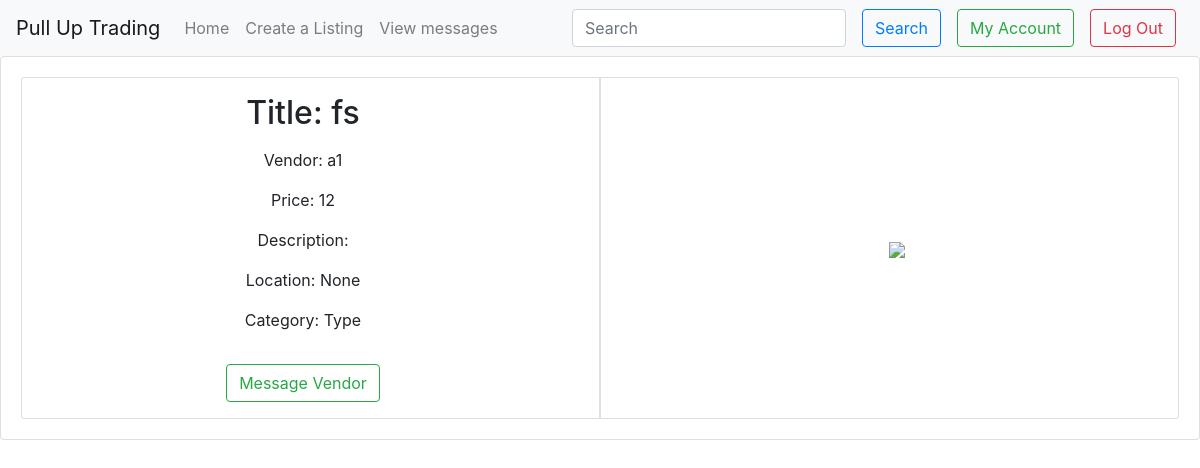
Before: /listings/U4L1 (signed in) with the older database file.
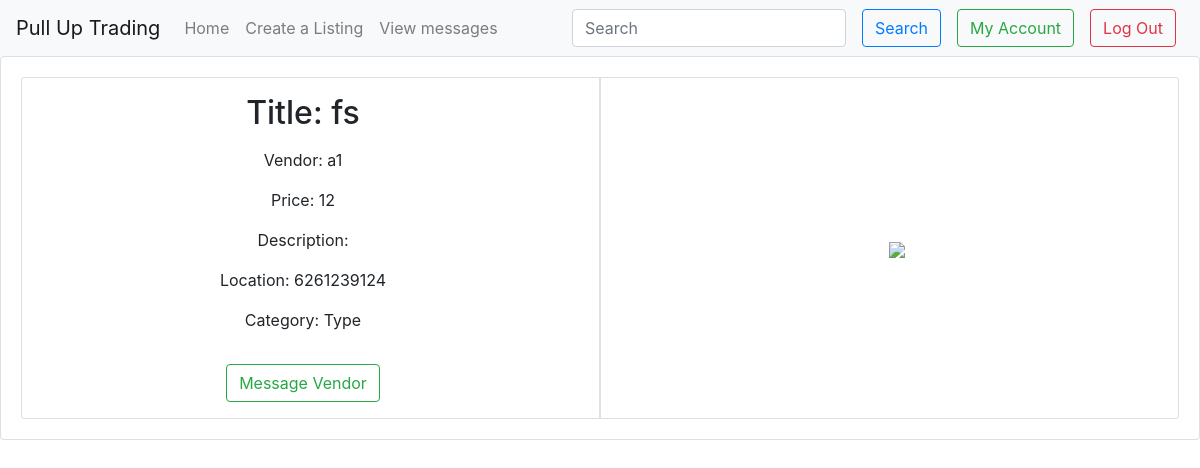
After: the same page with the newer database file.
### tables this page shows
CREATE TABLE users(id integer, username text, password text, location text, contactInfo text);

### __init__.py (the view, shortened to what this page needs)
@app.route('/listings/<listingID>', methods=['GET','POST'])
def viewListing(listingID):
    arr = listingID[1:].split('L')
    listingInfo = getListing(int(arr[0]), int(arr[1]))
    return render_template("viewListing.html", listing=listingInfo)

### data/dbfunc.py (called while the page is built)
def getUserInfo(user):
    db = sqlite3.connect(DB_FILE)
    c = db.cursor()
    if isinstance(user, str):
        arr = c.execute('SELECT * FROM users WHERE username=\"{}\";'.format(user)).fetchall()
    else:
        arr = c.execute('SELECT * FROM users WHERE id={};'.format(user)).fetchall()
    if len(arr)>0:
        return arr[0]
    return []

def getListing(userID, listingID):
    db = sqlite3.connect(DB_FILE)
    c = db.cursor()
    arr=c.execute('SELECT * FROM listings WHERE userID={} AND id={};'.format(userID, listingID)).fetchall()[0]
    entry = {}
    entry['title'] = arr[2]
    entry['vendor'] = getUserInfo(arr[1])[1]
    entry['imagesrc'] = 'static/images/' + arr[6]
    entry['location'] = getUserInfo(arr[1])[4]
    entry['price'] = arr[5]
    entry['type'] = arr[3]
    if arr[7] != -1:
        entry['purchasedBy'] = getUserInfo(arr[7])[1]
    print(entry)
    return entry

### templates/viewListing.html (shortened to what this page needs)
{% extends "base.html" %}
{% block body %}
    <div class="row">
        <div class="col">
            <div class="list">
                <div class="list-item my-3">
                    <h2 {% if 'purchasedBy' in listing %} class="text-danger" {% endif %}> Title: {{ listing['title'] }}</h2>
                </div>
                <div class="list-item my-3">
                    <p> Vendor: {{ listing['vendor'] }} </p>
                </div>
                <div class="list-item my-3">
                    <p> Price: {{ listing['price'] }} </p>
                </div>
                <div class="list-item my-3">
                    <p> Description: {{ listing['description'] }} </p>
                </div>
                <div class="list-item my-3">
                    <p> Location: {{ listing['location'] }} </p>
                </div>
                <div class="list-item my-3">
                    <p> Category: {{ listing['type'] }} </p>
                </div>
            </div>
            {% if 'username' in session %}
                {% if listing['vendor'] != session['username'] %}
                    <a id="message" class="btn btn-outline-success my-3" href="{{url_for('message',otheruser=listing['vendor'])}}">Message Vendor</a>
                {% endif %}
            {% endif %}
        </div>
        <div class="border"></div>
        <div class="col my-auto mx-auto">
            <image src="../{{ listing['imagesrc'] }}"></image>
        </div>
    </div
{% endblock %}

Changed rows visible on the page:
changed users: location (not shown) → "6261239124"
Other visible differences:
{{ listing['location'] }}: "None" → (not shown)
